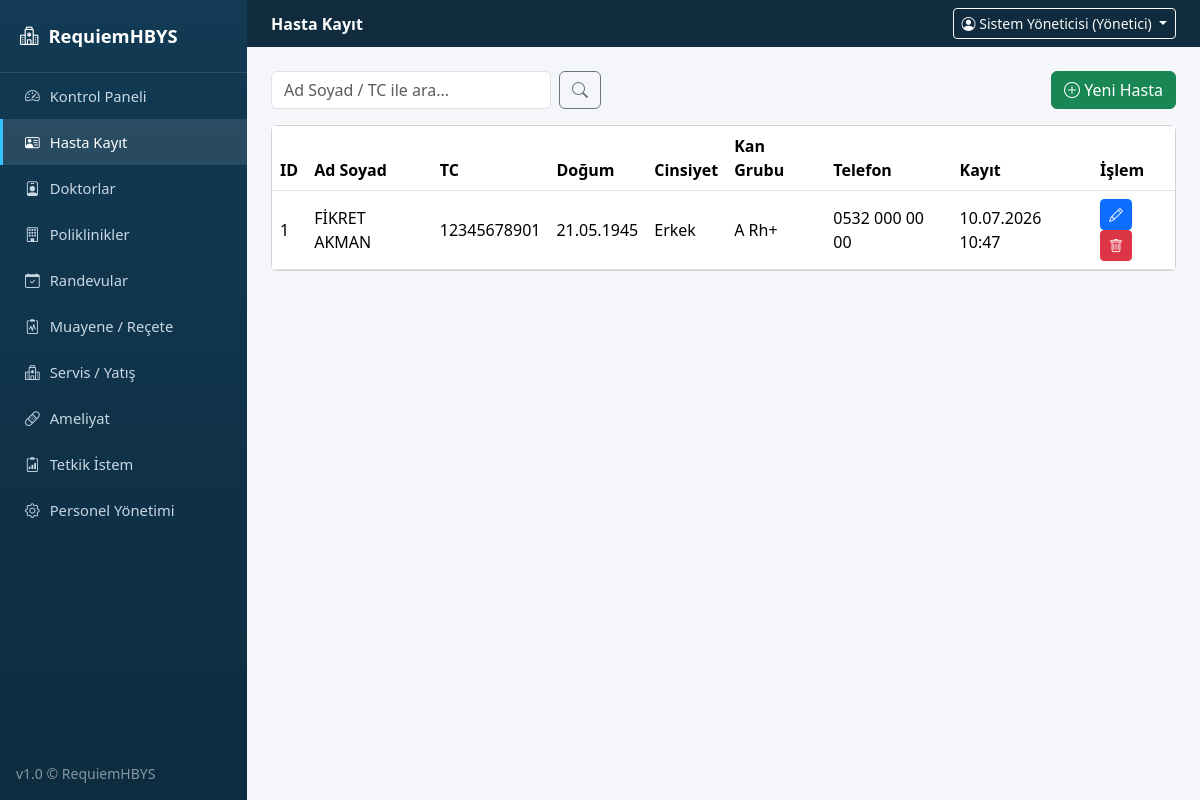
Screenshot of /hastalar (signed in) with the database file from the repository.
### tables this page shows
CREATE TABLE hastalar (
            id INTEGER PRIMARY KEY AUTOINCREMENT,
            ad_soyad TEXT NOT NULL,
            tc TEXT,
            dogum_tarihi TEXT,
            cinsiyet TEXT,
            kan_grubu TEXT,
            telefon TEXT,
            adres TEXT,
            acil_ad TEXT,
            acil_tel TEXT,
            gecmis TEXT,
            kayit_tarihi TEXT
        );

### app.py (the view)
@app.route("/hastalar")
@login_required
def hastalar():
    q = request.args.get("q", "").strip()
    return render_template("hastalar.html", hastalar=db.hastalari_getir(q), q=q)

### app.py (called while the page is built)
def login_required(f):
    @wraps(f)
    def wrapper(*args, **kwargs):
        if "user_id" not in session:
            flash("Lütfen giriş yapın.", "warning")
            return redirect(url_for("login"))
        return f(*args, **kwargs)
    return wrapper

@app.context_processor
def inject_globals():
    return {"simdi": datetime.now().strftime("%d.%m.%Y %H:%M")}

### database.py (called while the page is built)
    def sorgula(self, sql, params=()):
        cur = self.conn.cursor()
        cur.execute(sql, params)
        return [dict(r) for r in cur.fetchall()]

    def hastalari_getir(self, arama=None):
        if arama:
            like = f"%{arama}%"
            return self.sorgula("SELECT * FROM hastalar WHERE ad_soyad LIKE ? OR tc LIKE ? ORDER BY id DESC", (like, like))
        return self.sorgula("SELECT * FROM hastalar ORDER BY id DESC")

### templates/hastalar.html (shortened to what this page needs)
{% extends "base.html" %}
{% block page_header %}Hasta Kayıt{% endblock %}
{% block content %}
<div class="d-flex justify-content-between mb-3">
  <form class="d-flex" method="get">
    <input type="text" name="q" value="{{ q }}" class="form-control me-2" style="width:280px" placeholder="Ad Soyad / TC ile ara...">
    <button class="btn btn-outline-secondary"><i class="bi bi-search"></i></button>
  </form>
  <a href="{{ url_for('hasta_form') }}" class="btn btn-success"><i class="bi bi-plus-circle"></i> Yeni Hasta</a>
</div>
<div class="card">
  <div class="table-responsive">
    <table class="table table-hover align-middle mb-0">
      <thead>
        <tr><th>ID</th><th>Ad Soyad</th><th>TC</th><th>Doğum</th><th>Cinsiyet</th><th>Kan Grubu</th><th>Telefon</th><th>Kayıt</th><th>İşlem</th></tr>
      </thead>
      <tbody>
        {% for h in hastalar %}
        <tr>
          <td>{{ h.id }}</td><td>{{ h.ad_soyad }}</td><td>{{ h.tc }}</td><td>{{ h.dogum_tarihi }}</td>
          <td>{{ h.cinsiyet }}</td><td>{{ h.kan_grubu }}</td><td>{{ h.telefon }}</td><td>{{ h.kayit_tarihi }}</td>
          <td>
            <a href="{{ url_for('hasta_form', hid=h.id) }}" class="btn btn-sm btn-primary"><i class="bi bi-pencil"></i></a>
            <form action="{{ url_for('hasta_sil', hid=h.id) }}" method="post" class="d-inline" onsubmit="return confirm('Bu hasta kaydı silinsin mi?');">
              <button class="btn btn-sm btn-danger"><i class="bi bi-trash"></i></button>
            </form>
          </td>
        </tr>
        {% else %}
        <tr><td colspan="9" class="text-center text-muted py-4">Kayıt bulunamadı.</td></tr>
        {% endfor %}
      </tbody>
    </table>
  </div>
</div>
{% endblock %}

### static/css/style.css (style rules this page uses)
body { background: #f4f6f9; font-family: "Segoe UI", Arial, sans-serif; }
.table thead { background: #123a54; color: #fff; }

### rows the page displays
hastalar: id "1", ad_soyad "FİKRET AKMAN", tc "12345678901", dogum_tarihi "21.05.1945", cinsiyet "Erkek", kan_grubu "A Rh+", telefon "0532 000 00 00", kayit_tarihi "10.07.2026 10:47"

### other values shown
{{ session.get('ad') }} "Sistem Yöneticisi"
{{ session.get('rol') }} "Yönetici"
